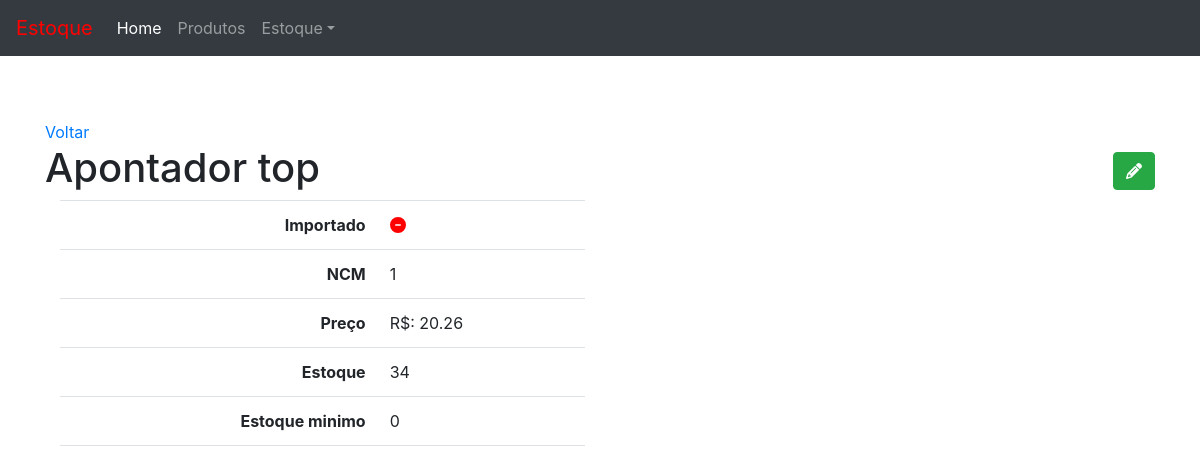
Before: /produto/3/ with the older database file.
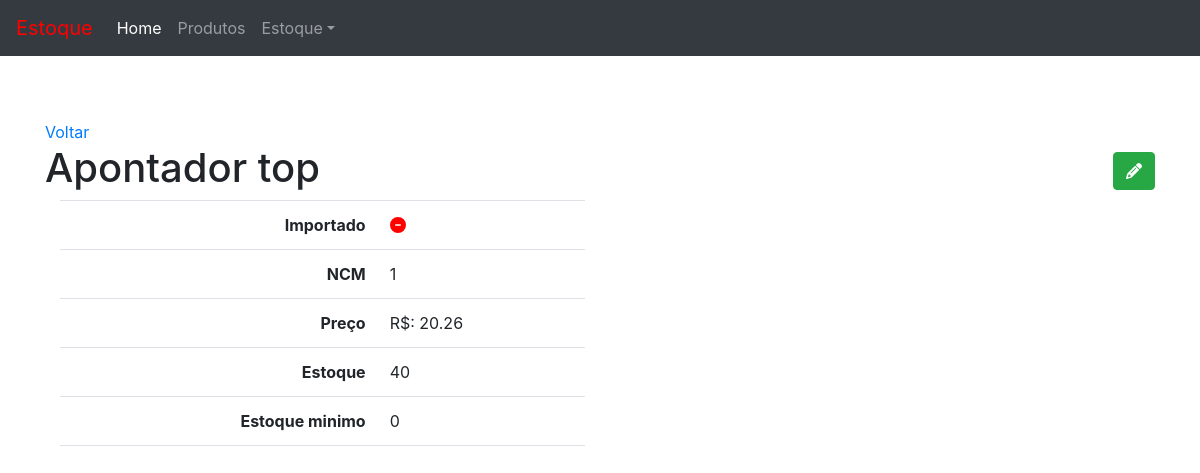
After: the same page with the newer database file.
### product/models.py (models this page shows, shortened)
class Product(models.Model):
    imported = models.BooleanField(default= True)
    ncm = models.CharField('NCM', max_length= 8)
    product = models.CharField(max_length=100 , unique=True)
    price = models.DecimalField('price' , max_digits=7 , decimal_places=2)
    inventory = models.IntegerField('current_inventory')
    minimum_inventory = models.IntegerField('minimum_inventory' ,default= 0)
    class Meta:
        ordering = ('product' , )
    def __str__(self) :
        return self.product

### product/views.py (the view)
# urls.py: path('<int:pk>/' , v.product_detail , name='product_detail'),
def product_detail(request , pk):
    template_name = 'product_detail.html'
    obj = Product.objects.get(pk = pk)
    context = {'object_list' : obj}
    return render(request , template_name  , context )

### product/templates/product_detail.html
{% extends "base.html" %}
{% load static %}
{% block content %}
    <a href="{% url 'produto:product_list' %}">Voltar</a>
    <h1>{{ object_list }}
        <span class="pull-right">
            <a href="{% url 'produto:product_edit' object_list.pk %}">
                <button type="button" class="btn btn-success">
                    <span class="fa fa-pencil">Editar</span>
                </button>
            </a>
        </span>
    </h1>
    <div class="col-sm-6">
        <table class="table table-user-information">
            <tbody>
                <tr>
                    <th class="text-right">Importado</th>
                    <td>
                        {% if object_list.imported %}
                          <i class="fa fa-check-circle ok"></i>
                        {% else %}
                          <i class="fa fa-minus-circle no"></i>
                        {% endif %}
                      </td>
                </tr>
                <tr>
                    <th class="text-right">NCM</th>
                    <td>{{ object_list.ncm }}</td>
                </tr>
                <tr>
                    <th class="text-right">Preço</th>
                    <td>R$: {{ object_list.price }}</td>
                </tr>
                <tr>
                    <th class="text-right">Estoque</th>
                    <td>{{ object_list.inventory }}</td>
                </tr>
                <tr>
                    <th class="text-right">Estoque minimo</th>
                    <td>{{ object_list.minimum_inventory }}</td>
                </tr>
            </tbody>
        </table>
    </div>
{% endblock %}

Changed rows visible on the page:
changed Product "Apontador top": inventory "34" → "40"
